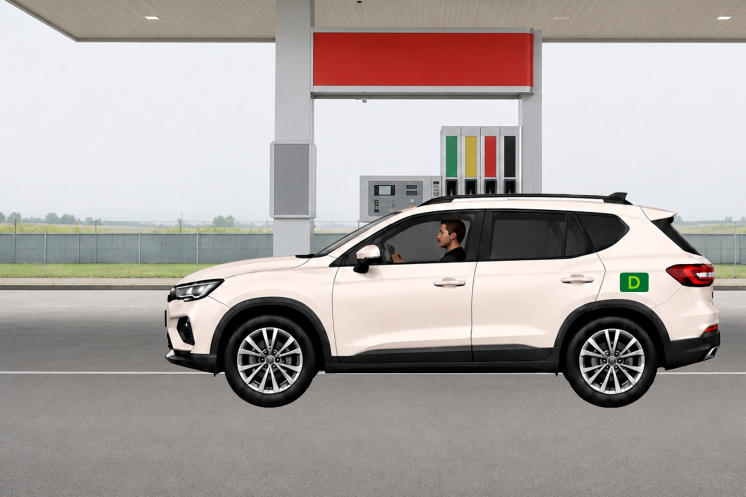
#> input picture task3/images/1udmIx-dht-LXe-FUR96N.jpg, 1491 x 994 px (shown at 1/2 size)
$ python -i _test.py   (imports and definitions only)
#> lines starting #> are read from the running program, lines starting #| are printed output that depends on the picture; after the words box and inside, x2 and y2 are one past the last pixel; in counts of white or black regions, pixels touching at a corner belong together
#> further down, picture is the input picture: shape (994, 1491, 3); mean B, G, R 161.6, 164.2, 171
# -*- coding: utf-8 -*-
"""Test harness: detect sticker bbox + classify fuel type, measure IoU+type."""
import cv2
import numpy as np
import pandas as pd

GREEN_LO = np.array([68, 150, 60])
GREEN_HI = np.array([85, 255, 165])
ORANGE_LO = np.array([10, 150, 175])
ORANGE_HI = np.array([26, 255, 255])


def iou(box1, box2):
    x1 = max(box1[0], box2[0]); y1 = max(box1[1], box2[1])
    x2 = min(box1[2], box2[2]); y2 = min(box1[3], box2[3])
    inter = max(0, x2 - x1) * max(0, y2 - y1)
    a1 = (box1[2]-box1[0])*(box1[3]-box1[1]); a2 = (box2[2]-box2[0])*(box2[3]-box2[1])
    u = a1 + a2 - inter
    return inter/u if u > 0 else 0.0


def detect(image):
    hsv = cv2.cvtColor(image, cv2.COLOR_BGR2HSV)
#> hsv: shape (994, 1491, 3); mean H, S, V 47.8, 22.6, 173.6
    green = cv2.inRange(hsv, GREEN_LO, GREEN_HI)
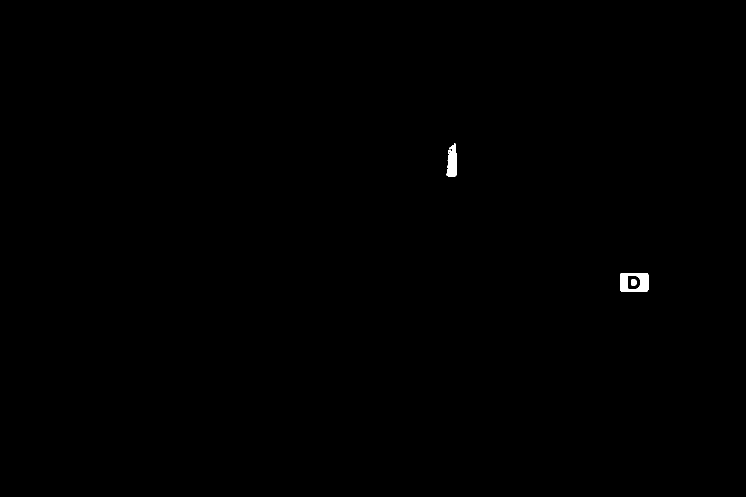
#> green: shape (994, 1491) (shown at 1/2 size); 0.18% white; 4 white regions (1 under 20 px), largest, box (x1, y1, x2, y2) and area: (1240, 546, 1297, 584) 1533, (893, 286, 913, 353) 972, (1263, 558, 1273, 571) 119
    orange = cv2.inRange(hsv, ORANGE_LO, ORANGE_HI)
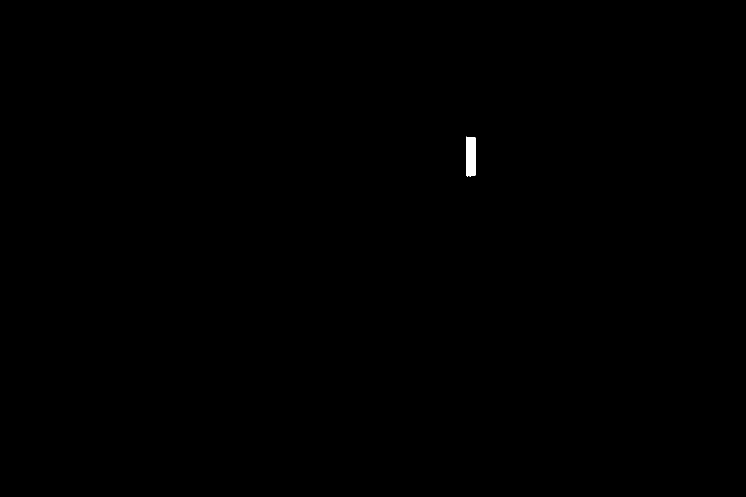
#> orange: shape (994, 1491) (shown at 1/2 size); 0.1% white; 1 white region, box (x1, y1, x2, y2) and area: (932, 273, 951, 353) 1470
    mask = cv2.bitwise_or(green, orange)
#> mask: shape (994, 1491); 0.28% white; 5 white regions (1 under 20 px), largest, box (x1, y1, x2, y2) and area: (1240, 546, 1297, 584) 1533, (932, 273, 951, 353) 1470, (893, 286, 913, 353) 972, (1263, 558, 1273, 571) 119
    k = np.ones((5, 5), np.uint8)
    mask = cv2.morphologyEx(mask, cv2.MORPH_CLOSE, k, iterations=2)
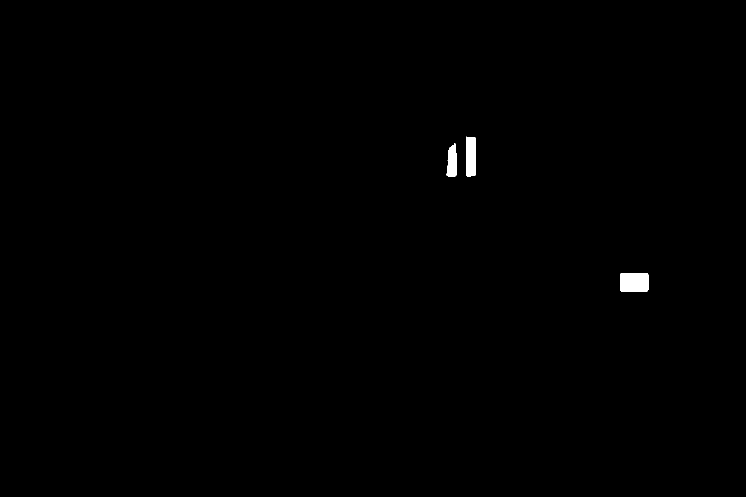
#> mask: shape (994, 1491) (shown at 1/2 size); 0.31% white; 3 white regions, box (x1, y1, x2, y2) and area: (1240, 546, 1297, 584) 2144, (932, 273, 951, 353) 1488, (893, 286, 913, 353) 1035
    mask = cv2.morphologyEx(mask, cv2.MORPH_OPEN, k, iterations=1)
#> mask: shape (994, 1491); 0.31% white; 3 white regions
    contours, _ = cv2.findContours(mask, cv2.RETR_EXTERNAL, cv2.CHAIN_APPROX_SIMPLE)
#> contours = 3 contours; box (x1, y1, x2, y2) and area: (1240, 546, 1297, 584) 2055, (932, 274, 951, 353) 1392, (894, 290, 913, 353) 945
    cands = []
    for c in contours:
        x, y, w, h = cv2.boundingRect(c)
        area = w * h
        if area < 400 or w == 0 or h == 0:
            continue
        aspect = w / h
        if not (1.3 <= aspect <= 1.75):
            continue
        # solidity: contour area vs bbox area (rounded rect ~0.8-0.95)
        sol = cv2.contourArea(c) / area
        if sol < 0.6:
            continue
        score = area * (1.0 - abs(aspect - 1.5)) * min(sol, 1.0)
        cands.append((score, (x, y, x + w, y + h), sol, aspect))
#> this loop made 3 passes
#> (x, y, w, h, area, aspect) on passes 2 to 3: (894, 290, 19, 63, 1197, 0.302), (932, 274, 19, 79, 1501, 0.241)
#> (x, y, w, h, area, aspect, sol, score) on pass 1: (1240, 546, 57, 38, 2166, 1.5, 0.949, 2055)
#> after the loop, cands = [(2055, (1240, 546, 1297, 584), 0.949, 1.5)]
    if not cands:
        return None, None
    cands.sort(key=lambda t: t[0], reverse=True)
    best = cands[0][1]
#> best = (1240, 546, 1297, 584)
    return best, cands


def classify(image, box):
    hsv = cv2.cvtColor(image, cv2.COLOR_BGR2HSV)
    x1, y1, x2, y2 = box
    roi = hsv[y1:y2, x1:x2]
    green = cv2.inRange(roi, GREEN_LO, GREEN_HI)
    orange = cv2.inRange(roi, ORANGE_LO, ORANGE_HI)
    if orange.sum() > green.sum():  # orange background dominates -> Energy
        return "Energy"
    h, w = roi.shape[:2]
    center = roi[h // 3:2 * h // 3, w // 3:2 * w // 3]
    center_v = np.median(center[:, :, 2])
    return "Petrol" if center_v > 150 else "Diesel"


# [21 lines not run here, left out]

>>> import cv2
>>> picture = cv2.imread('images/1udmIx-dht-LXe-FUR96N.jpg')
>>> result = detect(picture)

$ run again, on task3/images/3KxM9r-Gqy-6Cs-HrisVJ.jpg
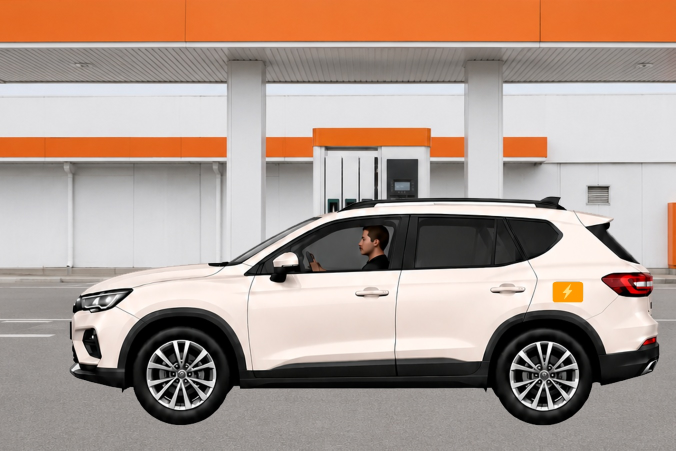
#> input picture task3/images/3KxM9r-Gqy-6Cs-HrisVJ.jpg, 1351 x 901 px (shown at 1/2 size)
#> picture is the input picture: shape (901, 1351, 3); mean B, G, R 144.3, 154.8, 173.6
#> hsv: shape (901, 1351, 3); mean H, S, V 38.2, 38.2, 174.4
#> green: shape (901, 1351); every value is 0
#> in detect, `orange = cv2.inRange(hsv, ORANGE_LO, ORANGE_HI)`:
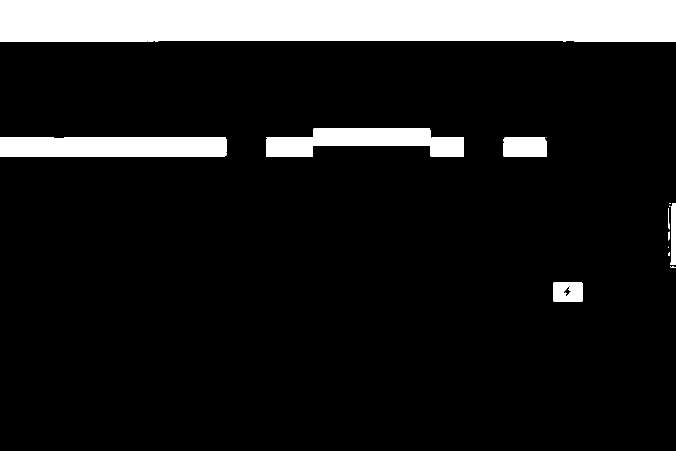
#> orange: shape (901, 1351) (shown at 1/2 size); 12.4% white; 15 white regions (5 under 20 px), largest, box (x1, y1, x2, y2) and area: (0, 0, 1351, 84) 111272, (0, 275, 453, 314) 17635, (532, 256, 928, 314) 14629
#> contours = 6 contours; box (x1, y1, x2, y2) and area: (0, 0, 1351, 84) 109902, (0, 275, 453, 314) 17146, (532, 256, 928, 314) 14190, (1007, 274, 1094, 314) 3311, (1106, 564, 1166, 604) 2290, (1336, 406, 1351, 536) 1479
#> the loop in detect, `for c in contours:` made 6 passes
#> (x, y, w, h, area, aspect) on passes 2 to 6: (1336, 406, 15, 130, 1950, 0.115), (0, 275, 453, 39, 17667, 11.62), (1007, 274, 87, 40, 3480, 2.17), (532, 256, 396, 58, 22968, 6.83), (0, 0, 1351, 84, 113484, 16.08)
#> after the loop in detect, `for c in contours:`: cands = [(2289.5, (1106, 564, 1166, 604), 0.954, 1.5)]
#> best = (1106, 564, 1166, 604)
